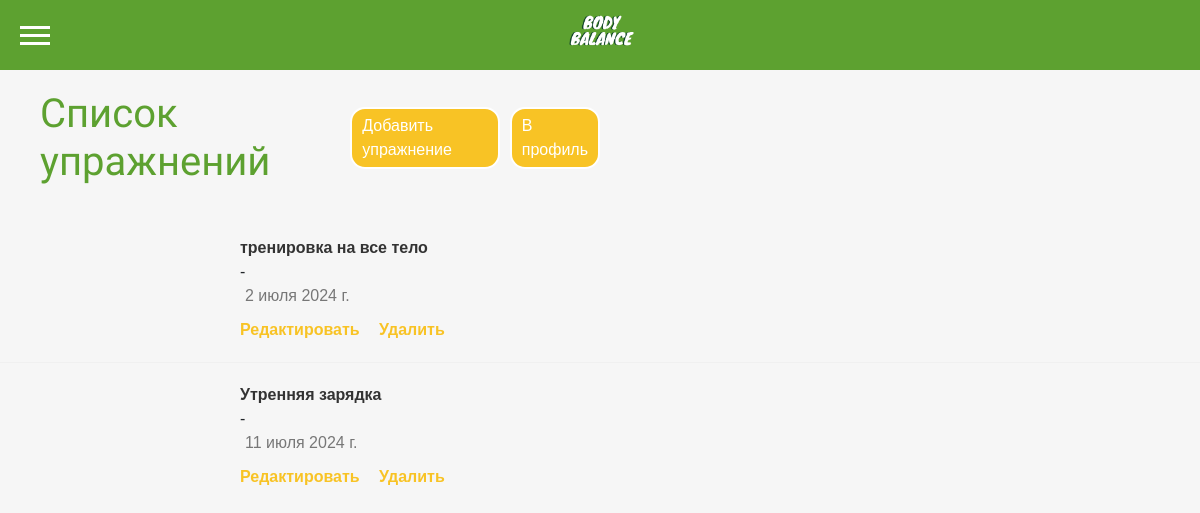
Screenshot of /activity/exercises/ (signed in) with the database file from the repository.
### Activity/models.py (models this page shows)
class Exercise(models.Model):
    user = models.ForeignKey(User, on_delete=models.CASCADE, related_name='exercises')
    date = models.DateField()
    title = models.CharField(max_length=255)
    duration = models.DurationField()
    link_to_video = models.CharField(max_length=200, default='')
    calories_burned = models.PositiveIntegerField()
    notes = models.TextField(blank=True)

### Activity/views.py (the view)
# urls.py: path('exercises/', activity.exercise_list, name='exercise_list'),
@login_required
def exercise_list(request):
    try:
        expert = request.user.expert_profile
    except Profile.DoesNotExist:
        expert = None
    exercises = Exercise.objects.filter(user=request.user)
    context = {
        'title': 'Список упражнений',
        'exercises': exercises,
        'expert': expert,
    }
    return render(request, 'activity/exercise_list.html', context)

### Activity/templates/activity/exercise_list.html (shortened to what this page needs)
{% extends 'main/base.html' %}
{% load static %}
{% block content %}
<link rel="stylesheet" href="{% static 'activity/css/exercise_detail.css' %}">
<div class="exercise-info">
    <div class="top">
        <h1>Список упражнений</h1>
        <div class="action-buttons">
            <a href="{% url 'exercise_create' %}" class="button btn-add">Добавить упражнение</a>
            <a href="{% url 'view_expert_profile' expert.pk %}" class="button btn-add">В профиль</a>
        </div>
    </div>
</div>
<ul class="exercise-list">
    {% for exercise in exercises %}
    <li class="exercise-item">
        <div class="exercise-thumbnail">
            {% if exercise.link_to_video %}
            <div class="exercise-video-small">
                {% if "youtube.com" in exercise.link_to_video %}
                    {% with exercise.link_to_video|cut:"https://www.youtube.com/watch?v=" as video_id %}
                        <iframe width="140" height="79" src="https://www.youtube.com/embed/{{ video_id }}" frameborder="0" allow="accelerometer; autoplay; clipboard-write; encrypted-media; gyroscope; picture-in-picture" allowfullscreen></iframe>
                    {% endwith %}
                {% elif "youtu.be" in exercise.link_to_video %}
                    {% with exercise.link_to_video|cut:"https://youtu.be/" as video_id %}
                        <iframe width="140" height="79" src="https://www.youtube.com/embed/{{ video_id }}" frameborder="0" allow="accelerometer; autoplay; clipboard-write; encrypted-media; gyroscope; picture-in-picture" allowfullscreen></iframe>
                    {% endwith %}
                {% else %}
                    <p>Ссылки нет или </p>
                    <p>не корректна</p>
                {% endif %}
            </div>
        {% endif %}
        </div>
        <div class="exercise-details">
            <a href="{% url 'exercise_detail' exercise.pk %}">{{ exercise.title }}</a> - <span>{{ exercise.date }}</span>
            <div class="exercise-actions">
                <a href="{% url 'exercise_update' exercise.pk %}" class="button btn-edit edit-btn">Редактировать</a>
                <a href="#" class="delete-link" data-exercise-id="{{ exercise.pk }}">Удалить</a>
            </div>
        </div>
    </li>
    {% if not forloop.last %}
    <hr class="separator">
    {% endif %}
    {% endfor %}
</ul>
{% endblock %}

### Main/static/main/css/forms.css (style rules this page uses)
body { background-color: #f0f0f0; overflow-x: hidden; }

### Main/static/main/css/index.css (style rules this page uses)
html, body { margin: 0; font-family: Arial, sans-serif; background-color: white; margin: 0; padding: 0; overflow-x: hidden; }
a { color: #333; color: #333; text-decoration: none; }

### Main/static/main/css/styles.css (style rules this page uses)
body { background-color: #f6f6f6; font-family: Arial, sans-serif; }
h1 { font-family: 'Oswald', sans-serif; color: #5da130; font-size: 40px; }

### Activity/static/activity/css/exercise_detail.css (style rules this page uses)
html, body { background-color: #f6f6f6; font-family: Arial, sans-serif; }
.exercise-info { width: 50%; padding-left: 40px; }
.top { display: flex; align-items: center; justify-content: space-between; padding-top: 20px; padding-bottom: 20px; }
.action-buttons { display: flex; gap: 10px; }
.action-buttons .button { padding: 5px 10px; background-color: #f8c325; color: white; text-decoration: none; border-radius: 15px; border: 2px solid white; }
h1 { margin: 0; flex-grow: 1; display: flex; align-items: center; }
.exercise-info { margin-bottom: 20px; }
.exercise-list { list-style-type: none; padding: 0; }
.exercise-item { display: flex; align-items: center; padding: 10px 0; }
.exercise-thumbnail { margin-left: 50px; }
.exercise-details { display: flex; flex-direction: column; }
.exercise-details a { font-weight: bold; color: #333; text-decoration: none; }
.exercise-details span { color: #777; margin-left: 5px; }
.exercise-actions { margin-top: 10px; }
.exercise-actions a { margin-right: 15px; color: #f8c325; text-decoration: none; }
.separator { border: 0; height: 1px; background: #ddd; margin: 10px 0; }
.exercise-video-small { padding-right: 50px; }

### rows the page displays
Exercise: title "тренировка на все тело", date "2 июля 2024 г."
Exercise: title "Утренняя зарядка", date "11 июля 2024 г."
